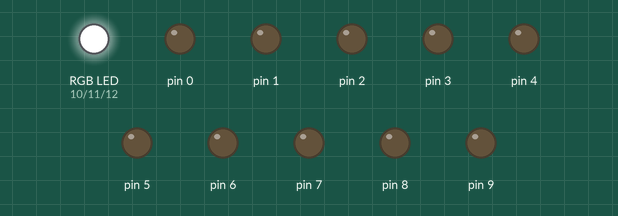
Simulated run of this sketch. Board: Arduino Uno, built with avr-gcc and run on an emulated ATmega328P. Parts: an RGB LED mixed from three pins (HIGH = lit), output pins drawn as LEDs (lit = HIGH).

Above: at 0.1 s.
Timing chart, 0 to 1.6 s (numbered marks = the images above):
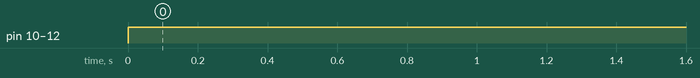

The sketch:

1.RGB_Color_Selector.ino
```cpp
/* RGB Color Selector
This program enables the selection of a specific color for an RGB LED.
It makes use of analogWrite() function to generate signals in the range of 0(minimum) to 255(maximum) and turn on the desired color.
The RGB LED can be modified to a different colour by using the setColor function to set a specific signal range for each pin.
*/

//define the pins for RGB LED
 int rPin = 10;    //rPin is connected to pin 10
 int gPin = 11;    //gPin is connected to pin 11
 int bPin = 12;    //bPin is connected to pin 12

void setup() {
  for (int i=0 ; i<12 ; i++) {    //loop through each pin and set as OUTPUT
  pinMode(i, OUTPUT);             //set the current digital pin as an OUTPUT
  }
}

void loop() {
  setColor(255, 255, 255);      //set RGB LED to white color

  // setColor(154, 205, 50);    Yellow-green
  // setColor(0, 128, 128);     Teal
  // setColor(128, 0, 128);     Purple

}

void setColor(int rVal, int gVal, int bVal) {
  analogWrite(rPin, rVal);     //initialize the red LED value using PWM
  analogWrite(gPin, gVal);     //initialize the green LED value using PWM
  analogWrite(bPin, bVal);     //initialize the blue LED value using PWM
}
```

Measured:
- by itself, pin 10 (rPin), pin 11 (gPin), pin 12 (bPin): LOW → HIGH at 0.00 s
